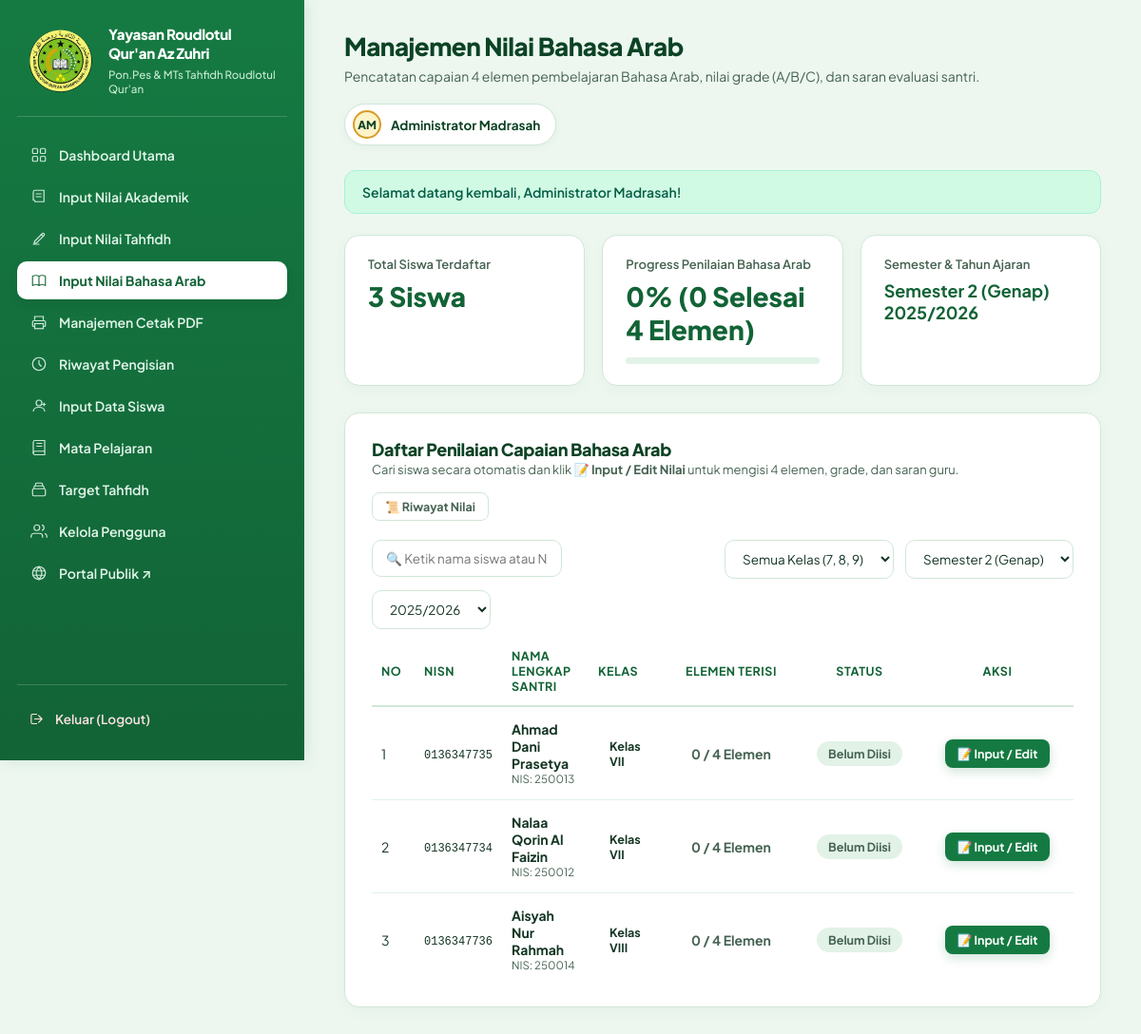
/staff/bahasa_arab/index.php (signed in), run on the app's committed database.
### tables this page shows
CREATE TABLE IF NOT EXISTS `students` (
    `id` INT UNSIGNED AUTO_INCREMENT PRIMARY KEY,
    `nis` VARCHAR(30) NOT NULL UNIQUE,
    `nisn` VARCHAR(20) NOT NULL UNIQUE,
    `nama` VARCHAR(150) NOT NULL,
    `jenis_kelamin` ENUM('L', 'P') NOT NULL,
    `tempat_lahir` VARCHAR(100) NOT NULL,
    `tanggal_lahir` DATE NOT NULL,
    `agama` VARCHAR(30) NOT NULL DEFAULT 'ISLAM',
    `anak_ke` TINYINT UNSIGNED NULL,
    `status_keluarga` VARCHAR(50) NULL,
    `alamat` TEXT NOT NULL,
    `kelas` VARCHAR(30) NOT NULL,
    `tanggal_diterima` DATE NULL,
    `sekolah_asal` VARCHAR(150) NULL,
    `alamat_sekolah_asal` TEXT NULL,
    `created_at` TIMESTAMP NOT NULL DEFAULT CURRENT_TIMESTAMP,
    `updated_at` TIMESTAMP NOT NULL DEFAULT CURRENT_TIMESTAMP ON UPDATE CURRENT_TIMESTAMP,
    INDEX `idx_students_nama` (`nama`),
    INDEX `idx_students_kelas` (`kelas`)
);

### includes/fungsi.php (called while the page is built, shortened)
<?php
function e(?string $value): string
{
    return htmlspecialchars($value ?? '', ENT_QUOTES, 'UTF-8');
}
function base_url(string $path = ''): string
{
    static $baseUrl = null;
    if ($baseUrl === null) {
        $docRoot = $_SERVER['DOCUMENT_ROOT'] ?? '';
        $rootDir = str_replace('\\', '/', realpath(__DIR__ . '/..') ?: '');
        $docRootDir = str_replace('\\', '/', realpath($docRoot) ?: '');
        if ($rootDir !== '' && $docRootDir !== '' && str_starts_with($rootDir, $docRootDir)) {
            $subPath = substr($rootDir, strlen($docRootDir));
            $baseUrl = rtrim($subPath, '/');
        } else {
            $baseUrl = '';
        }
    }
    $cleanPath = '/' . ltrim($path, '/');
    return ($path === '' || $path === '/') ? ($baseUrl ?: '/') : ($baseUrl . $cleanPath);
}

### includes/auth.php (called while the page is built, shortened)
<?php
require_once __DIR__ . '/fungsi.php';
function current_user(): ?array
{
    return $_SESSION['user'] ?? null;
}

### staff/bahasa_arab/index.php (the view, shortened to what this page needs)
<?php
require_once __DIR__ . '/../../config/koneksi.php';
require_once __DIR__ . '/../../includes/fungsi.php';
require_once __DIR__ . '/../../includes/auth.php';
$semester = (int)($_GET['semester'] ?? 2);
$schoolYear = trim($_GET['school_year'] ?? '2025/2026');
$waliKelas = current_user_wali_kelas_class();
$sql = "SELECT s.id, s.nis, s.nisn, s.nama, s.kelas,
        COUNT(ag.id) as total_elemen,
        AVG(ag.score) as rata_rata
        FROM students s
        LEFT JOIN arabic_grades ag ON ag.student_id = s.id AND ag.semester = :sem AND ag.school_year = :sy
        WHERE 1=1";
$params = ['sem' => $semester, 'sy' => $schoolYear];
$sql .= " GROUP BY s.id, s.nis, s.nisn, s.nama, s.kelas ORDER BY s.kelas ASC, s.nama ASC";
$stmt = $pdo->prepare($sql);
$stmt->execute($params);
$students = $stmt->fetchAll();
$totalSiswa = count($students);
$sudahDiisi = 0;
$progressPercent = $totalSiswa > 0 ? (int)round(($sudahDiisi / $totalSiswa) * 100) : 0;
require_once __DIR__ . '/../../includes/header.php';
?>
<div class="stats">
    <div class="stat-card">
        <div class="label">Total Siswa Terdaftar</div>
        <div class="value"><?= $totalSiswa ?> Siswa</div>
    </div>
    <div class="stat-card">
        <div class="label">Progress Penilaian Bahasa Arab</div>
        <div class="value"><?= $progressPercent ?>% (<?= $sudahDiisi ?> Selesai 4 Elemen)</div>
        <div class="progress-track">
        </div>
    </div>
    <div class="stat-card">
        <div class="label">Semester &amp; Tahun Ajaran</div>
        <div class="value" style="font-size: 18px; font-weight: 700;">
            Semester <?= $semester === 1 ? '1 (Ganjil)' : '2 (Genap)' ?> <?= e($schoolYear) ?>
        </div>
    </div>
</div>
<div class="panel-card">
    <div class="panel-head">
        <div>
            <h2>Daftar Penilaian Capaian Bahasa Arab</h2>
            <p class="section-hint" style="margin: 2px 0 0;">Cari siswa secara otomatis dan klik <strong>📝 Input / Edit Nilai</strong> untuk mengisi 4 elemen, grade, dan saran guru.</p>
        </div>
        <div style="display: flex; gap: 8px; flex-wrap: wrap;">
            <a href="<?= e(base_url('/staff/riwayat/index.php')) ?>" class="btn btn-ghost btn-sm">📜 Riwayat Nilai</a>
        </div>
    </div>
    <div class="filters" style="display: flex; flex-wrap: wrap; gap: 12px; margin-bottom: 20px;">
        <div style="flex: 1; min-width: 240px;">
            <input type="text" id="liveSearchArab" placeholder="🔍 Ketik nama siswa atau NISN (pencarian otomatis)..." autofocus>
        </div>
        <div style="min-width: 150px;">
            <?php if ($isWaliKelas && $waliKelas !== null && $waliKelas !== ''): ?>
                <select id="selectKelas" onchange="applyArabFilter()">
                    <option value="<?= e($waliKelas) ?>" selected><?= $waliKelas === 'IX' ? 'Kelas 9 (IX)' : ($waliKelas === 'VIII' ? 'Kelas 8 (VIII)' : 'Kelas 7 (VII)') ?></option>
                </select>
            <?php else: ?>
                <select id="selectKelas" onchange="applyArabFilter()">
                    <option value="">Semua Kelas (7, 8, 9)</option>
                </select>
            <?php endif; ?>
        </div>
        <div style="min-width: 170px;">
            <select id="selectSemester" onchange="applyArabFilter()">
                <option value="2" <?= $semester === 2 ? 'selected' : '' ?>>Semester 2 (Genap)</option>
            </select>
        </div>
        <div style="min-width: 150px;">
            <select id="selectSchoolYear" onchange="applyArabFilter()">
                <option value="2025/2026" <?= $schoolYear === '2025/2026' ? 'selected' : '' ?>>2025/2026</option>
            </select>
        </div>
    </div>
    <div class="table-responsive">
        <table class="responsive-stack" id="arabTable">
            <thead>
                <tr>
                    <th style="width: 45px;">No</th>
                    <th style="width: 90px;">NISN</th>
                    <th>Nama Lengkap Santri</th>
                    <th style="width: 80px;">Kelas</th>
                    <th style="width: 140px; text-align: center;">Elemen Terisi</th>
                    <th style="width: 130px; text-align: center;">Status</th>
                    <th style="width: 160px; text-align: center;">Aksi</th>
                </tr>
            </thead>
            <tbody>
                <?php if (empty($students)): ?>
                    <tr class="no-data-row">
                        <td colspan="7" style="text-align: center; color: var(--ink-soft); padding: 32px;">
                            Tidak ada data siswa yang sesuai filter.
                        </td>
                    </tr>
                <?php else: ?>
                    <?php $no = 1; foreach ($students as $st): ?>
                        <?php
                        $elemenCount = (int)$st['total_elemen'];
                        $isComplete = ($elemenCount >= 4);
                        ?>
                        <tr class="student-row" data-search="<?= strtolower(e($st['nama'] . ' ' . $st['nisn'] . ' ' . $st['nis'])) ?>">
                            <td data-label="No"><?= $no++ ?></td>
                            <td data-label="NISN"><code style="font-size: 12px;"><?= e($st['nisn']) ?></code></td>
                            <td data-label="Nama Lengkap">
                                <strong><?= e($st['nama']) ?></strong>
                                <div style="font-size: 11.5px; color: var(--ink-soft);">NIS: <?= e($st['nis']) ?></div>
                            </td>
                            <td data-label="Kelas"><span class="badge badge-primary">Kelas <?= e($st['kelas']) ?></span></td>
                            <td data-label="Elemen Terisi" style="text-align: center;">
                                <strong style="color: <?= $isComplete ? '#166534' : ($elemenCount > 0 ? '#b45309' : 'var(--ink-soft)') ?>;">
                                    <?= $elemenCount ?> / 4 Elemen
                                </strong>
                            </td>
                            <td data-label="Status" style="text-align: center;">
                                <?php if ($isComplete): ?>
                                    <span class="badge badge-success">Lengkap</span>
                                <?php elseif ($elemenCount > 0): ?>
                                    <span class="badge badge-warning">Sebagian</span>
                                <?php else: ?>
                                    <span class="badge badge-secondary">Belum Diisi</span>
                                <?php endif; ?>
                            </td>
                            <td data-label="Aksi" style="text-align: center;">
                                <a href="<?= e(base_url('/staff/bahasa_arab/input.php?student_id=' . (int)$st['id'] . '&semester=' . $semester . '&school_year=' . urlencode($schoolYear))) ?>"
                                   class="btn btn-sm btn-primary"
                                   style="text-decoration: none; padding: 6px 12px; font-size: 12.5px;">
                                    📝 Input / Edit
                                </a>
                            </td>
                        </tr>
                    <?php endforeach; ?>
                <?php endif; ?>
            </tbody>
        </table>
    </div>
</div>
<?php require_once __DIR__ . '/../../includes/footer.php'; ?>

### assets/css/desainstaff.css (style rules this page uses)
:root { --green-900: #0C4325; --green-800: #126336; --green-700: #157A42; --green-600: #1E8E4F; --green-500: #27AE60; --gold-500: #D99B26; --gold-400: #EAB308; --gold-100: #FEF3C7; --gold-50: #FFFBEB; --paper: #EDF7F0; --card: #FFFFFF; --ink: #143523; --ink-soft: #456251; --line: #D0E7D7; --line-soft: #E2F2E7; --rose-500: #DC2626; --rose-100: #FEE2E2; --amber-500: #D97706; --amber-100: #FEF3C7; --blue-500: #2563EB; --blue-100: #DBEAFE; }
* { box-sizing: border-box; }
body { margin: 0; font-family: 'Plus Jakarta Sans', -apple-system, BlinkMacSystemFont, 'Segoe UI', Roboto, sans-serif; background-color: var(--paper); color: var(--ink); min-height: 100vh; -webkit-font-smoothing: antialiased; }
h1, h2, h3, .brand-name { font-family: 'Plus Jakarta Sans', sans-serif; font-weight: 700; letter-spacing: -0.02em; }
.stats { display: grid; grid-template-columns: repeat(3, 1fr); gap: 18px; margin-bottom: 28px; }
.stat-card { background: var(--card); border: 1px solid var(--line); border-radius: 16px; padding: 22px 24px; box-shadow: 0 4px 14px rgba(18, 99, 54, 0.04); }
.stat-card .label { font-size: 13px; color: var(--ink-soft); margin-bottom: 8px; font-weight: 600; }
.stat-card .value { font-size: 28px; font-weight: 800; color: var(--green-800); }
.progress-track { margin-top: 12px; height: 7px; background: var(--line-soft); border-radius: 99px; overflow: hidden; }
.panel-card, .card, .data-section { background: var(--card); border: 1px solid var(--line); border-radius: 16px; padding: 26px 28px 22px; box-shadow: 0 4px 16px rgba(18, 99, 54, 0.04); margin-bottom: 24px; }
.panel-head, .data-header { display: flex; align-items: center; justify-content: space-between; gap: 16px; flex-wrap: wrap; margin-bottom: 20px; }
.panel-head h2, .data-header h2 { font-size: 18px; font-weight: 800; color: var(--green-900); margin: 0; }
.section-hint { font-size: 13px; color: var(--ink-soft); margin: 0 0 22px; }
.btn, .action-btn { font-family: 'Plus Jakarta Sans', sans-serif; font-size: 13.5px; font-weight: 700; padding: 10px 18px; border-radius: 10px; border: 1px solid transparent; cursor: pointer; display: inline-flex; align-items: center; justify-content: center; gap: 8px; white-space: nowrap; text-decoration: none; transition: opacity 0.15s ease, background 0.15s ease, transform 0.1s ease, box-shadow 0.15s ease; }
.btn-ghost, .btn-secondary, .btn-cancel { background: #FFFFFF; border: 1px solid var(--line); color: var(--ink-soft); }
.btn-primary, .btn-add, .btn-save { background: var(--green-700); color: #FFFFFF; border: 1px solid transparent; box-shadow: 0 4px 12px rgba(21, 122, 66, 0.2); }
.btn-sm, .action-btn { padding: 6px 13px; font-size: 12.5px; border-radius: 8px; }
.filters, .filter-bar { display: flex; gap: 10px; flex-wrap: wrap; margin-bottom: 20px; }
.filters select, .filters input, .filter-bar select, .filter-bar input { font-family: inherit; font-size: 13.5px; padding: 10px 14px; border: 1px solid var(--line); border-radius: 10px; background: #FFFFFF; color: var(--ink); outline: none; transition: border-color 0.15s ease, box-shadow 0.15s ease; }
.filters input, .filter-bar input { flex: 1; min-width: 200px; }
.table-responsive { overflow-x: auto; width: 100%; }
table { width: 100%; border-collapse: collapse; }
thead th { text-align: left; font-size: 12.5px; color: var(--green-800); font-weight: 700; padding: 0 10px 12px; border-bottom: 2px solid var(--line); text-transform: uppercase; letter-spacing: 0.5px; }
tbody td { padding: 14px 10px; border-bottom: 1px solid var(--line-soft); font-size: 14px; vertical-align: middle; }
tbody tr:last-child td { border-bottom: none; }
.badge { display: inline-flex; align-items: center; gap: 6px; font-size: 12.5px; font-weight: 700; padding: 5px 12px; border-radius: 99px; }
.badge-secondary { background: var(--line-soft); color: var(--ink-soft); }

### data on the page
students: nisn "0136347735", nama "Ahmad Dani Prasetya", nis "250013", kelas "VII", elemenCount "0"
students: nisn "0136347734", nama "Nalaa Qorin Al Faizin", nis "250012", kelas "VII", elemenCount "0"
students: nisn "0136347736", nama "Aisyah Nur Rahmah", nis "250014", kelas "VIII", elemenCount "0"

### other printed values
$contentTitle "Manajemen Nilai Bahasa Arab"
$contentSubtitle "Pencatatan capaian 4 elemen pembelajaran Bahasa Arab, nilai grade (A/B/C), dan saran evaluasi santri."
$avatarInitials "AM"
$user['nama_lengkap'] "Administrator Madrasah"
$flash['message'] "Selamat datang kembali, Administrator Madrasah!"
$totalSiswa "3"
$progressPercent "0"
$sudahDiisi "0"
$schoolYear "2025/2026"
